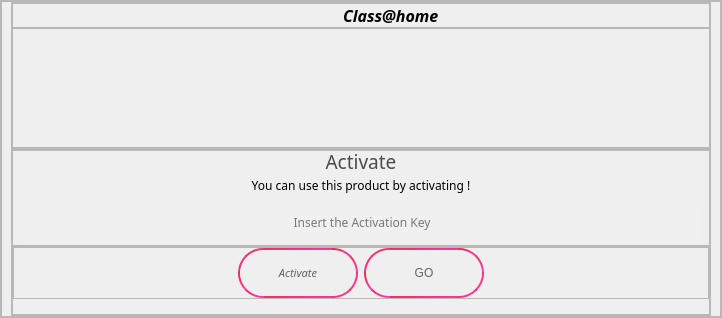
         <widget class="QWidget" name="activation_page">
          <layout class="QHBoxLayout" name="horizontalLayout_14">
           <property name="spacing">
            <number>0</number>
           </property>
           <property name="leftMargin">
            <number>0</number>
           </property>
           <property name="topMargin">
            <number>0</number>
           </property>
           <property name="rightMargin">
            <number>0</number>
           </property>
           <property name="bottomMargin">
            <number>0</number>
           </property>
           <item>
            <widget class="QFrame" name="frame_26">
             <property name="frameShape">
              <enum>QFrame::StyledPanel</enum>
             </property>
             <property name="frameShadow">
              <enum>QFrame::Raised</enum>
             </property>
             <layout class="QVBoxLayout" name="verticalLayout_18">
              <property name="spacing">
               <number>0</number>
              </property>
              <property name="leftMargin">
               <number>0</number>
              </property>
              <property name="topMargin">
               <number>0</number>
              </property>
              <property name="rightMargin">
               <number>0</number>
              </property>
              <property name="bottomMargin">
               <number>0</number>
              </property>
              <item>
               <widget class="QFrame" name="frame_27">
                <property name="frameShape">
                 <enum>QFrame::StyledPanel</enum>
                </property>
                <property name="frameShadow">
                 <enum>QFrame::Raised</enum>
                </property>
                <layout class="QVBoxLayout" name="verticalLayout_19">
                 <property name="spacing">
                  <number>0</number>
                 </property>
                 <property name="topMargin">
                  <number>0</number>
                 </property>
                 <property name="bottomMargin">
                  <number>0</number>
                 </property>
                 <item>
                  <widget class="QFrame" name="frame_28">
                   <property name="maximumSize">
                    <size>
                     <width>16777215</width>
                     <height>230</height>
                    </size>
                   </property>
                   <property name="frameShape">
                    <enum>QFrame::StyledPanel</enum>
                   </property>
                   <property name="frameShadow">
                    <enum>QFrame::Raised</enum>
                   </property>
                   <layout class="QVBoxLayout" name="verticalLayout_20">
                    <property name="spacing">
                     <number>0</number>
                    </property>
                    <property name="leftMargin">
                     <number>0</number>
                    </property>
                    <property name="topMargin">
                     <number>0</number>
                    </property>
                    <property name="rightMargin">
                     <number>0</number>
                    </property>
                    <property name="bottomMargin">
                     <number>0</number>
                    </property>
                    <item>
                     <widget class="QFrame" name="frame_29">
                      <property name="maximumSize">
                       <size>
                        <width>16777215</width>
                        <height>60</height>
                       </size>
                      </property>
                      <property name="frameShape">
                       <enum>QFrame::StyledPanel</enum>
                      </property>
                      <property name="frameShadow">
                       <enum>QFrame::Raised</enum>
                      </property>
                      <layout class="QHBoxLayout" name="horizontalLayout_10">
                       <property name="spacing">
                        <number>2</number>
                       </property>
                       <property name="leftMargin">
                        <number>0</number>
                       </property>
                       <property name="topMargin">
                        <number>0</number>
                       </property>
                       <property name="rightMargin">
                        <number>0</number>
                       </property>
                       <property name="bottomMargin">
                        <number>0</number>
                       </property>
                       <item>
                        <spacer name="horizontalSpacer_14">
                         <property name="orientation">
                          <enum>Qt::Horizontal</enum>
                         </property>
                         <property name="sizeHint" stdset="0">
                          <size>
                           <width>193</width>
                           <height>20</height>
                          </size>
                         </property>
                        </spacer>
                       </item>
                       <item>
                        <widget class="QPushButton" name="home_btn_4">
                         <property name="minimumSize">
                          <size>
                           <width>58</width>
                           <height>0</height>
                          </size>
                         </property>
                         <property name="maximumSize">
                          <size>
                           <width>49</width>
                           <height>50</height>
                          </size>
                         </property>
                         <property name="toolTip">
                          <string>Home</string>
                         </property>
                         <property name="styleSheet">
                          <string notr="true">QPushButton{

	background-image: url(:/image/style/btn.png);
    background-position: center;
    background-repeat: no-repeat;
	border:0px solid;

}</string>
                         </property>
                         <property name="text">
                          <string/>
                         </property>
                        </widget>
                       </item>
                       <item>
                        <widget class="QLabel" name="label_5">
                         <property name="font">
                          <font>
                           <family>Poppins SemiBold</family>
                           <pointsize>12</pointsize>
                           <weight>75</weight>
                           <italic>true</italic>
                           <bold>true</bold>
                          </font>
                         </property>
                         <property name="text">
                          <string>Class@home</string>
                         </property>
                        </widget>
                       </item>
                       <item>
                        <spacer name="horizontalSpacer_15">
                         <property name="orientation">
                          <enum>Qt::Horizontal</enum>
                         </property>
                         <property name="sizeHint" stdset="0">
                          <size>
                           <width>193</width>
                           <height>20</height>
                          </size>
                         </property>
                        </spacer>
                       </item>
                      </layout>
                     </widget>
                    </item>
                    <item>
                     <widget class="QFrame" name="frame_30">
                      <property name="maximumSize">
                       <size>
                        <width>16777215</width>
                        <height>140</height>
                       </size>
                      </property>
                      <property name="frameShape">
                       <enum>QFrame::StyledPanel</enum>
                      </property>
                      <property name="frameShadow">
                       <enum>QFrame::Raised</enum>
                      </property>
                      <layout class="QHBoxLayout" name="horizontalLayout_11">
                       <item>
                        <spacer name="horizontalSpacer_16">
                         <property name="orientation">
                          <enum>Qt::Horizontal</enum>
                         </property>
                         <property name="sizeHint" stdset="0">
                          <size>
                           <width>40</width>
                           <height>20</height>
                          </size>
                         </property>
                        </spacer>
                       </item>
                       <item>
                        <widget class="QLabel" name="qr_lbl_2">
                         <property name="minimumSize">
                          <size>
                           <width>100</width>
                           <height>100</height>
                          </size>
                         </property>
                         <property name="maximumSize">
                          <size>
                           <width>100</width>
                           <height>100</height>
                          </size>
                         </property>
                         <property name="styleSheet">
                          <string notr="true">background-image: url(:/image/style/icons8-key-100.png);
</string>
                         </property>
                         <property name="text">
                          <string/>
                         </property>
                        </widget>
                       </item>
                       <item>
                        <spacer name="horizontalSpacer_17">
                         <property name="orientation">
                          <enum>Qt::Horizontal</enum>
                         </property>
                         <property name="sizeHint" stdset="0">
                          <size>
                           <width>40</width>
                           <height>20</height>
                          </size>
                         </property>
                        </spacer>
                       </item>
                      </layout>
                     </widget>
                    </item>
                   </layout>
                  </widget>
                 </item>
                 <item>
                  <widget class="QFrame" name="frame_34">
                   <property name="maximumSize">
                    <size>
                     <width>16777215</width>
                     <height>220</height>
                    </size>
                   </property>
                   <property name="frameShape">
                    <enum>QFrame::StyledPanel</enum>
                   </property>
                   <property name="frameShadow">
                    <enum>QFrame::Raised</enum>
                   </property>
                   <layout class="QVBoxLayout" name="verticalLayout_22">
                    <property name="spacing">
                     <number>0</number>
                    </property>
                    <property name="leftMargin">
                     <number>0</number>
                    </property>
                    <property name="topMargin">
                     <number>0</number>
                    </property>
                    <property name="rightMargin">
                     <number>0</number>
                    </property>
                    <property name="bottomMargin">
                     <number>0</number>
                    </property>
                    <item>
                     <widget class="QFrame" name="frame_35">
                      <property name="maximumSize">
                       <size>
                        <width>16777215</width>
                        <height>150</height>
                       </size>
                      </property>
                      <property name="frameShape">
                       <enum>QFrame::StyledPanel</enum>
                      </property>
                      <property name="frameShadow">
                       <enum>QFrame::Raised</enum>
                      </property>
                      <layout class="QVBoxLayout" name="verticalLayout_23">
                       <property name="spacing">
                        <number>6</number>
                       </property>
                       <property name="leftMargin">
                        <number>9</number>
                       </property>
                       <property name="topMargin">
                        <number>0</number>
                       </property>
                       <property name="bottomMargin">
                        <number>0</number>
                       </property>
                       <item>
                        <widget class="QLabel" name="activate_lbl">
                         <property name="maximumSize">
                          <size>
                           <width>16777215</width>
                           <height>20</height>
                          </size>
                         </property>
                         <property name="font">
                          <font>
                           <family>Poppins</family>
                           <pointsize>14</pointsize>
                          </font>
                         </property>
                         <property name="styleSheet">
                          <string notr="true">color: rgb(75, 75, 75);</string>
                         </property>
                         <property name="text">
                          <string>Activate</string>
                         </property>
                         <property name="alignment">
                          <set>Qt::AlignCenter</set>
                         </property>
                        </widget>
                       </item>
                       <item>
                        <widget class="QLabel" name="ac_status_lbl">
                         <property name="maximumSize">
                          <size>
                           <width>16777215</width>
                           <height>20</height>
                          </size>
                         </property>
                         <property name="font">
                          <font>
                           <family>Poppins Light</family>
                          </font>
                         </property>
                         <property name="text">
                          <string>You can use this product by activating !</string>
                         </property>
                         <property name="alignment">
                          <set>Qt::AlignCenter</set>
                         </property>
                        </widget>
                       </item>
                       <item>
                        <widget class="QLineEdit" name="ac_key_edit">
                         <property name="minimumSize">
                          <size>
                           <width>0</width>
                           <height>45</height>
                          </size>
                         </property>
                         <property name="font">
                          <font>
                           <family>Poppins Light</family>
                          </font>
                         </property>
                         <property name="styleSheet">
                          <string notr="true">QLineEdit{

color:black;
                       border: 0px solid;
                       padding: 0.5px 20px;
                       margin: 2px 2px;
                       margin-right:0px;
	
	background-color: rgb(240, 240, 240);


}

QLineEdit:hover{


                       border: 1px solid;
	border-color: rgb(225, 225, 225);
	background-color: rgb(248, 248, 248);


}

</string>
                         </property>
                         <property name="alignment">
                          <set>Qt::AlignCenter</set>
                         </property>
                         <property name="placeholderText">
                          <string>Insert the Activation Key</string>
                         </property>
                        </widget>
                       </item>
                      </layout>
                     </widget>
                    </item>
                    <item>
                     <widget class="QFrame" name="frame_37">
                      <property name="maximumSize">
                       <size>
                        <width>16777215</width>
                        <height>110</height>
                       </size>
                      </property>
                      <property name="frameShape">
                       <enum>QFrame::StyledPanel</enum>
                      </property>
                      <property name="frameShadow">
                       <enum>QFrame::Raised</enum>
                      </property>
                      <layout class="QVBoxLayout" name="verticalLayout_24">
                       <property name="spacing">
                        <number>0</number>
                       </property>
                       <property name="leftMargin">
                        <number>0</number>
                       </property>
                       <property name="topMargin">
                        <number>0</number>
                       </property>
                       <property name="rightMargin">
                        <number>0</number>
                       </property>
                       <property name="bottomMargin">
                        <number>15</number>
                       </property>
                       <item>
                        <widget class="QFrame" name="frame_38">
                         <property name="maximumSize">
                          <size>
                           <width>16777215</width>
                           <height>60</height>
                          </size>
                         </property>
                         <property name="frameShape">
                          <enum>QFrame::StyledPanel</enum>
                         </property>
                         <property name="frameShadow">
                          <enum>QFrame::Raised</enum>
                         </property>
                         <layout class="QHBoxLayout" name="horizontalLayout_13">
                          <property name="spacing">
                           <number>6</number>
                          </property>
                          <property name="leftMargin">
                           <number>0</number>
                          </property>
                          <property name="topMargin">
                           <number>0</number>
                          </property>
                          <property name="rightMargin">
                           <number>0</number>
                          </property>
                          <property name="bottomMargin">
                           <number>0</number>
                          </property>
                          <item>
                           <spacer name="horizontalSpacer_20">
                            <property name="orientation">
                             <enum>Qt::Horizontal</enum>
                            </property>
                            <property name="sizeHint" stdset="0">
                             <size>
                              <width>224</width>
                              <height>20</height>
                             </size>
                            </property>
                           </spacer>
                          </item>
                          <item>
                           <widget class="QPushButton" name="activate_btn">
                            <property name="minimumSize">
                             <size>
                              <width>120</width>
                              <height>50</height>
                             </size>
                            </property>
                            <property name="font">
                             <font>
                              <family>Poppins</family>
                              <pointsize>8</pointsize>
                              <weight>50</weight>
                              <italic>true</italic>
                              <bold>false</bold>
                             </font>
                            </property>
                            <property name="styleSheet">
                             <string notr="true">QPushButton{
border:2px solid;
border-radius:25px;
	border-color: qlineargradient(spread:reflect, x1:0, y1:0, x2:1, y2:1, stop:0 rgba(229, 47, 80, 255), stop:1 rgba(255, 61, 176, 255));
color:#5f6368;
}

QPushButton:hover{

	background-color: qlineargradient(spread:pad, x1:0.000318182, y1:0.545, x2:0.966227, y2:0.489, stop:0 rgba(229, 47, 80, 255), stop:1 rgba(163, 39, 142, 255));
	color: rgb(243, 243, 243);
;
	
	border-color: rgb(200, 200, 200);
}</string>
                            </property>
                            <property name="text">
                             <string>Activate</string>
                            </property>
                           </widget>
                          </item>
                          <item>
                           <widget class="QPushButton" name="go_btn">
                            <property name="minimumSize">
                             <size>
                              <width>120</width>
                              <height>50</height>
                             </size>
                            </property>
                            <property name="styleSheet">
                             <string notr="true">QPushButton{
border:2px solid;
border-radius:25px;
	border-color: qlineargradient(spread:reflect, x1:0, y1:0, x2:1, y2:1, stop:0 rgba(229, 47, 80, 255), stop:1 rgba(255, 61, 176, 255));
color:#5f6368;
}

QPushButton:hover{

	background-color: qlineargradient(spread:pad, x1:0.000318182, y1:0.545, x2:0.966227, y2:0.489, stop:0 rgba(229, 47, 80, 255), stop:1 rgba(163, 39, 142, 255));
	color: rgb(243, 243, 243);
;
	
	
	border-color: rgb(200, 200, 200);
}</string>
                            </property>
                            <property name="text">
                             <string>GO</string>
                            </property>
                           </widget>
                          </item>
                          <item>
                           <spacer name="horizontalSpacer_21">
                            <property name="orientation">
                             <enum>Qt::Horizontal</enum>
                            </property>
                            <property name="sizeHint" stdset="0">
                             <size>
                              <width>224</width>
                              <height>20</height>
                             </size>
                            </property>
                           </spacer>
                          </item>
                         </layout>
                        </widget>
                       </item>
                      </layout>
                     </widget>
                    </item>
                   </layout>
                  </widget>
                 </item>
                </layout>
               </widget>
              </item>
             </layout>
            </widget>
           </item>
          </layout>
         </widget>
